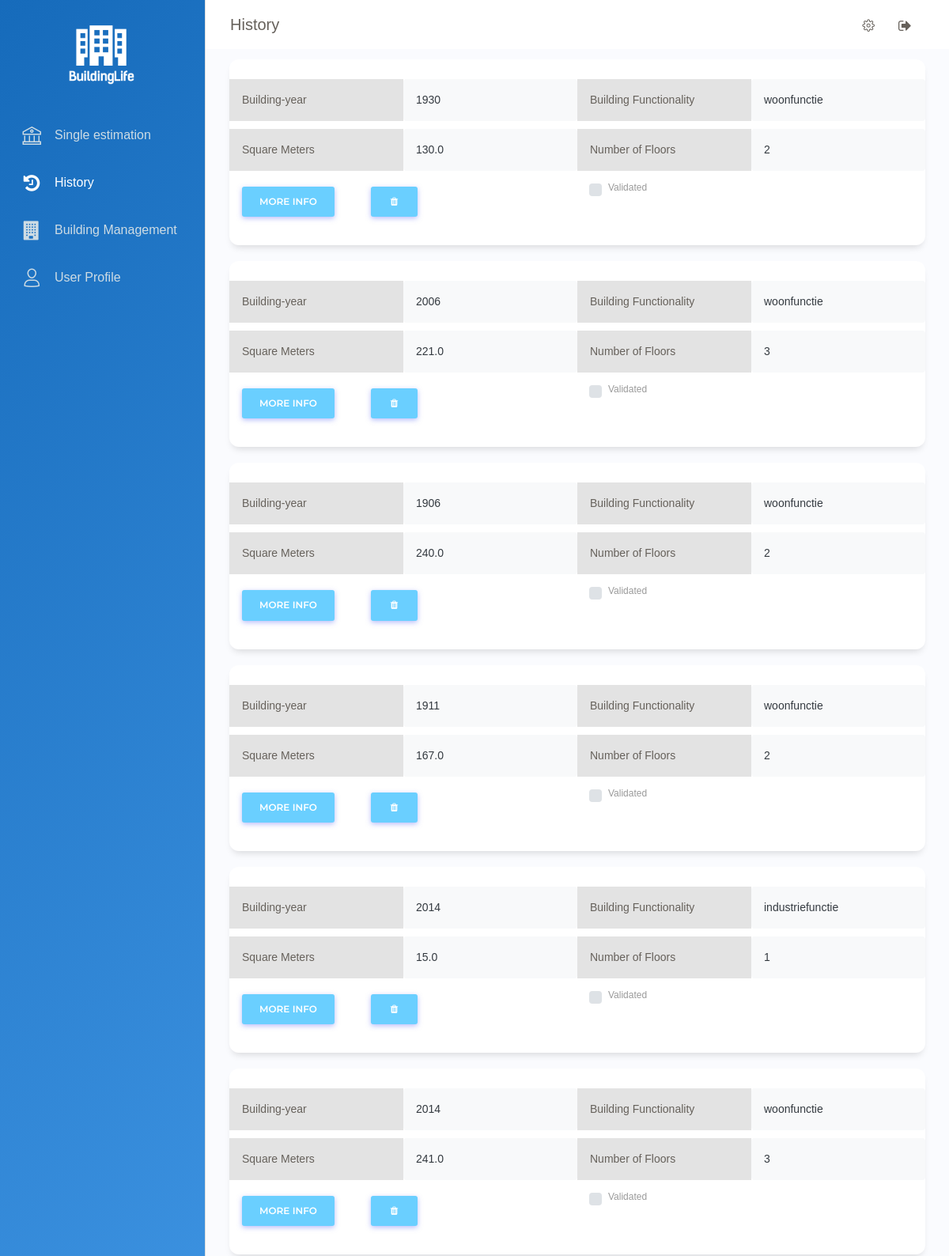
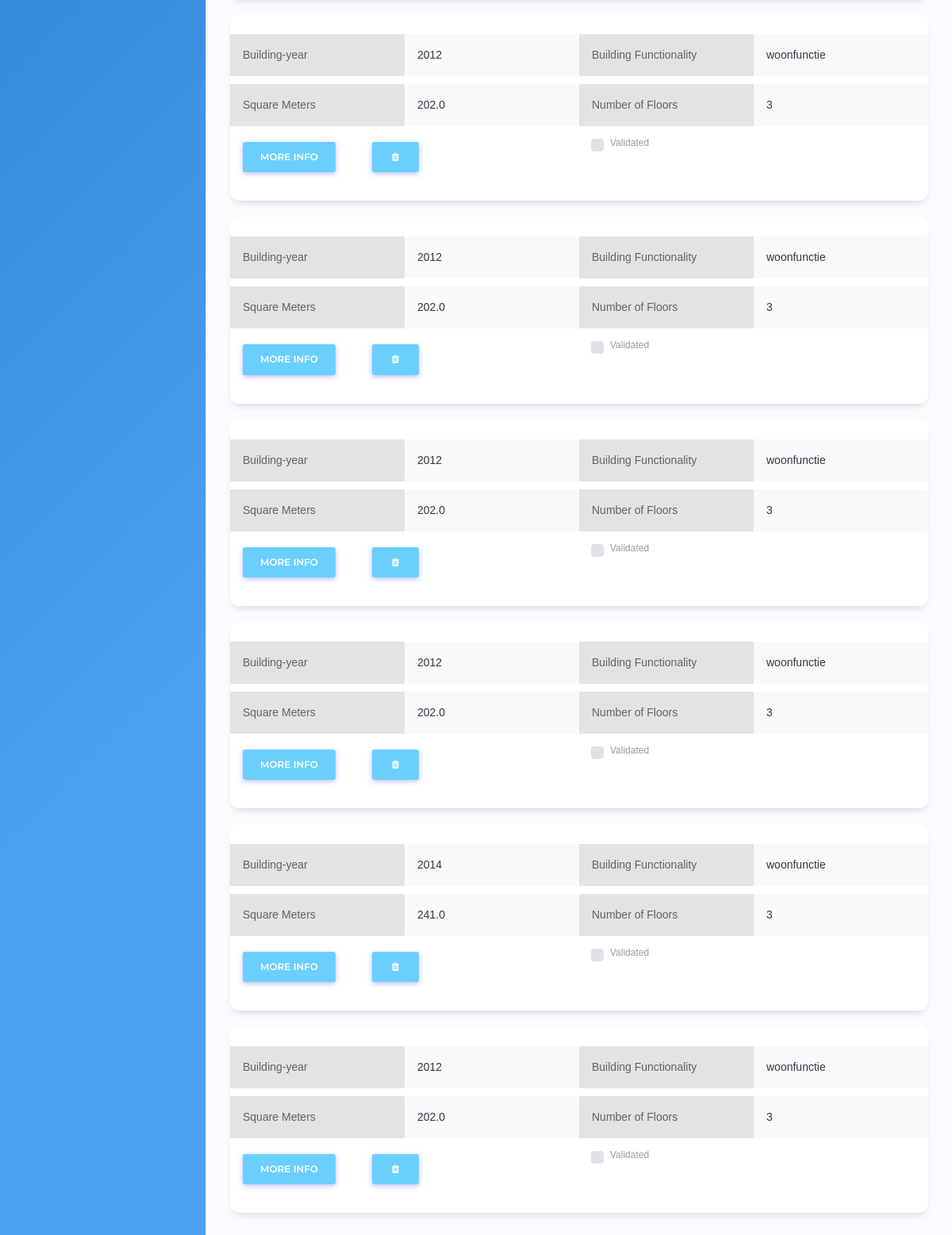
The app's page /history with its own data (2 pictures, top to bottom).
### app/models.py (models this page shows, shortened)
class Building(db.Model):
	__tablename__ = "Building"
	id                      = db.Column(db.Integer, primary_key=True)
	Street_name				= db.Column(db.String(120))
	Place_name				= db.Column(db.String(120))
	house_number 			= db.Column(db.String(120))
	postal_code				= db.Column(db.String(120))
	building_year           = db.Column(db.Integer)
	building_functionality  = db.Column(db.String(120))
	square_meters           = db.Column(db.Float)
	number_floors           = db.Column(db.Integer)
	ground_0_50				= db.Column(db.Integer)
	roof_0_25				= db.Column(db.Integer)
	roof_0_75				= db.Column(db.Integer)
	roof_0_95				= db.Column(db.Integer)
	roof_flat				= db.Column(db.Boolean, default = False)
	x_cordinate				= db.Column(db.String(120))
	y_cordinate				= db.Column(db.String(120))
	windows 				= db.Column(db.Integer)
	user_id                 = db.Column(db.Integer, db.ForeignKey('user.id'))

### app/routes.py (the view)
@app.route('/history')
def history():
	material_estimation =  Material_estimation.query.order_by(Material_estimation.building_id.desc())
	material_estimation_dict = []
	for mat_est in material_estimation:
		material_estimation_dict.append({"Steel_value" : mat_est.steel_Value,
		                                 "Steel_quantity" : mat_est.steel_quantity,
										 "Concrete_value" : mat_est.concrete_Value,
										 "Concrete_quantity" : mat_est.concrete_quantity,
										 "Copper_value" : mat_est.copper_Value,
										 "Copper_quantity" : mat_est.copper_quantity,
										 "Glass_value" : mat_est.glass_Value,
										 "Glass_quantity" : mat_est.glass_quantity,
										 "Timber_value" : mat_est.timber_Value,
										 "Timber_quantity" : mat_est.timber_quantity,
										 "Polystyrene_value" : mat_est.polystyrene_Value,
										 "Polystyrene_quantity" : mat_est.polystyrene_quantity,
										 "Total_value" : mat_est.total_value})
	print(material_estimation_dict)
	buildings = Building.query.order_by(Building.id.desc())
	return render_template('history.html', buildings= buildings, material_estimation_dict = material_estimation_dict)

### app/templates/history.html (shortened to what this page needs)
{% extends "base.html" %}
{% block content %}
    <div class="main-panel">
      <nav class="navbar navbar-expand-lg navbar-absolute fixed-top navbar-transparent">
        <div class="container-fluid">
          <div class="navbar-wrapper">
            <a class="navbar-brand" href="#pablo">History</a>
          </div>
          <div class="collapse navbar-collapse justify-content-end" id="navigation">
            <ul class="navbar-nav">
              <li class="nav-item">
                <a class="nav-link btn-rotate">
                  <i class="nc-icon nc-settings-gear-65"></i>
                </a>
              </li>
              <li class="nav-item">
                <a class="nav-link btn-rotate" href="{{url_for('logout')}}">
                  <i class="fa fa-sign-out"></i>
                </a>
              </li>
            </ul>
          </div>
        </div>
      </nav>
      <div class="content">
        <div class="row">
        {% for building in buildings %}
          <div class="col-md-12">
            <div class="card ">
              <div class="card-body ">
                <div class="row" style="margin-top:10px">
                  <div class="p-3 col-md-3" style="background-color: #e3e3e3; color: #66615B">Building-year</div>
                  <div class="p-3 bg-light text-dark rounded col-md-3">{{ building.building_year }}</div>
                  <div class="p-3 col-md-3" style="background-color: #e3e3e3; ; color: #66615B">Building Functionality</div>
                  <div class="p-3 bg-light text-dark rounded col-md-3">{{ building.building_functionality }}</div>
                </div>
                <div class="row" style="margin-top:10px">
                  <div class="p-3 col-md-3" style="background-color: #e3e3e3; color: #66615B">Square Meters</div>
                  <div class="p-3 bg-light text-dark rounded col-md-3">{{ building.square_meters }}</div>
                  <div class="p-3 col-md-3" style="background-color: #e3e3e3; color: #66615B">Number of Floors</div>
                  <div class="p-3 bg-light text-dark rounded col-md-3">{{ building.number_floors }}</div>
                </div>
                <div class="row" style="margin-top:10px">
                  <div class=" col-md-6">
                    <p style="padding: 0 0 0px">
                      <button class="btn btn-primary" type="button" data-toggle="collapse" data-target="#collapseExample{{loop.index}}" aria-expanded="false" aria-controls="collapseExample{{loop.index}}">
                      More info
                      </button>
                      <button class="btn btn-primary" type="button" style="margin-left: 10%"  onclick="var r = confirm('Are you sure you want to delete this estimation ?');
                        if (r == true) {
                          location.href='{{url_for('suppr', idEstimation=building.id)}}';
                        }">
                          <i class="fa fa-trash fa-fw" aria-hidden="true"></i>
                      </button>
                    </p>
                  </div>
                  <div class=" col-md-6">
                    <div class="custom-control custom-checkbox">
                      <label class="custom-control-label" for="checkbox_{{ building.id }}" >Validated</label>
                    </div>
                  </div>
                </div>
            </div>
              </div>
              </div>
			    {% endfor %}
            </div>
	  </div>
  </div>
  {% endblock %}

### app/templates/base.html (shortened to what this page needs)
<!DOCTYPE html>
<html lang="en">
<head>
  <link href="https://maxcdn.bootstrapcdn.com/font-awesome/latest/css/font-awesome.min.css" rel="stylesheet">
   <link href= "{{ url_for('static',filename='Front_end/Dashboard/assets/css/bootstrap.min.css') }}" rel= "stylesheet" >
   <link href= "{{ url_for('static',filename='Front_end/Dashboard/assets/css/paper-dashboard.css') }}" rel= "stylesheet" >
   <link href= "{{ url_for('static',filename='Front_end/Dashboard/assets/css/styleProgressBar.css') }}" rel= "stylesheet" >
   <link rel="stylesheet" href="https://cdnjs.cloudflare.com/ajax/libs/font-awesome/4.7.0/css/font-awesome.min.css">
</head>
<body class="">
  <div class="wrapper ">
    <div class="sidebar" data-color="white" data-active-color="danger">
      <div class="logo mx-auto">
        <a class="sticky-logo" href="dashboard">
          <img style="width: 55%; height:50%; vertical-align: middle;" class="img-fluid mx-auto d-block" src="static/Front_end/img/Logo_Updated.png" alt="" title="">
        </a>
      </div>
	 <div class="sidebar-wrapper" style="overflow: hidden;">
        <ul class="nav">
          {% if url_for(request.endpoint) == "/dashboard" or dashboard_used == True or tryout == True %}
            <li class="active ">
          {% else %}
            <li>
          {% endif %}
          {% if tryout != True %}
            <a href="dashboard">
          {% else %}
             <a href="">
          {% endif %}
              <i class="nc-icon nc-bank"></i>
              <p style = "font-family: Nunito,sans-serif; font-weight: 400; font-size: 1rem">Single estimation</p>
            </a>
          </li>
        {% if tryout != True %}
          {% if url_for(request.endpoint) == "/history" %}
            <li class="active ">
          {% else %}
            <li>
          {% endif %}
            <a href="history">
              <i class="fa fa-history"></i>
              <p style = "font-family: Nunito,sans-serif; font-weight: 400; font-size: 1rem">History</p>
            </a>
          </li>
          {% if url_for(request.endpoint) == "/BuildingManagement" or url_for(request.endpoint) == "/parameters" or (url_for(request.endpoint) == "/building_management_estimation" and dashboard_used != True) %}
          <li class="active ">
          {% else %}
          <li>
          {% endif %}
            <a href="BuildingManagement">
              <i class="fa fa-building"></i>
              <p style = "font-family: Nunito,sans-serif; font-weight: 400; font-size: 1rem;">Building Management</p>
            </a>
          </li>
          {% if url_for(request.endpoint) == "/UserProfile" %}
          <li class="active ">
          {% else %}
          <li>
          {% endif %}
            <a href="UserProfile">
              <i class="nc-icon nc-single-02"></i>
              <p style = "font-family: Nunito,sans-serif; font-weight: 400; font-size: 1rem;">User Profile</p>
            </a>
          </li>
        {% endif %}
        </ul>
      </div>
    </div>
{% block content %}{% endblock %}
</body>
</html>

### records on screen
Building: building_year "1930", building_functionality "woonfunctie", square_meters "130.0", number_floors "2"
Building: building_year "2006", building_functionality "woonfunctie", square_meters "221.0", number_floors "3"
Building: building_year "1906", building_functionality "woonfunctie", square_meters "240.0", number_floors "2"
Building: building_year "1911", building_functionality "woonfunctie", square_meters "167.0", number_floors "2"
Building: building_year "2014", building_functionality "industriefunctie", square_meters "15.0", number_floors "1"
Building: building_year "2014", building_functionality "woonfunctie", square_meters "241.0", number_floors "3"
Building: building_year "2012", building_functionality "woonfunctie", square_meters "202.0", number_floors "3"
Building: building_year "2012", building_functionality "woonfunctie", square_meters "202.0", number_floors "3"
Building: building_year "2012", building_functionality "woonfunctie", square_meters "202.0", number_floors "3"
Building: building_year "2012", building_functionality "woonfunctie", square_meters "202.0", number_floors "3"
Building: building_year "2014", building_functionality "woonfunctie", square_meters "241.0", number_floors "3"
Building: building_year "2012", building_functionality "woonfunctie", square_meters "202.0", number_floors "3"
